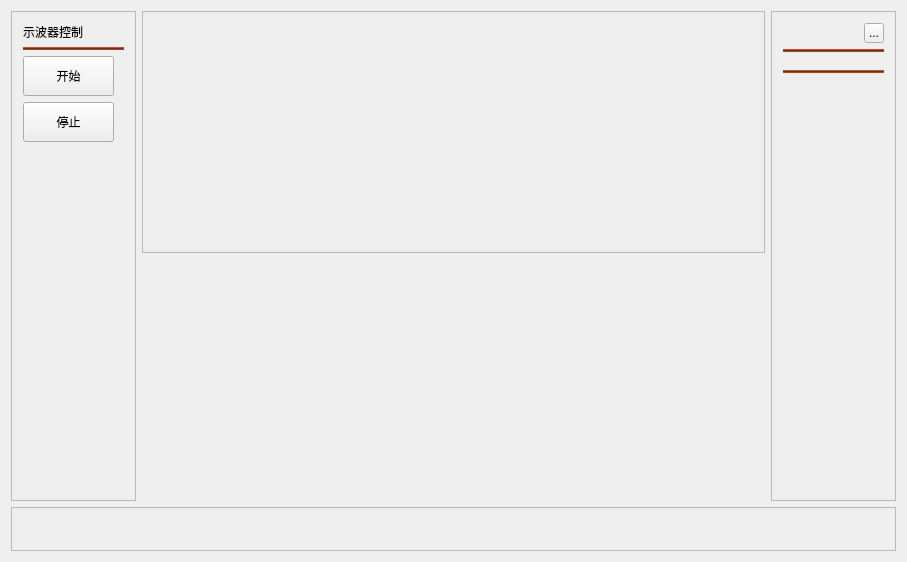
<?xml version="1.0" encoding="UTF-8"?>
<ui version="4.0">
 <class>OscWidget</class>
 <widget class="QWidget" name="OscWidget">
  <property name="geometry">
   <rect>
    <x>0</x>
    <y>0</y>
    <width>907</width>
    <height>562</height>
   </rect>
  </property>
  <property name="windowTitle">
   <string>OscWidget</string>
  </property>
  <layout class="QVBoxLayout" name="verticalLayout_4">
   <item>
    <layout class="QHBoxLayout" name="horizontalLayout_5" stretch="1,5,1">
     <item>
      <widget class="QFrame" name="oscLeftFrame">
       <property name="styleSheet">
        <string notr="true"/>
       </property>
       <property name="frameShape">
        <enum>QFrame::StyledPanel</enum>
       </property>
       <property name="frameShadow">
        <enum>QFrame::Raised</enum>
       </property>
       <layout class="QVBoxLayout" name="verticalLayout">
        <item>
         <widget class="QLabel" name="label_3">
          <property name="text">
           <string>示波器控制</string>
          </property>
         </widget>
        </item>
        <item>
         <widget class="QFrame" name="frame_5">
          <property name="styleSheet">
           <string notr="true">background-color: rgb(166, 68, 41);</string>
          </property>
          <property name="frameShape">
           <enum>QFrame::HLine</enum>
          </property>
          <property name="frameShadow">
           <enum>QFrame::Raised</enum>
          </property>
         </widget>
        </item>
        <item>
         <widget class="QPushButton" name="startOscAcqBtn">
          <property name="sizePolicy">
           <sizepolicy hsizetype="Fixed" vsizetype="Fixed">
            <horstretch>0</horstretch>
            <verstretch>0</verstretch>
           </sizepolicy>
          </property>
          <property name="minimumSize">
           <size>
            <width>80</width>
            <height>40</height>
           </size>
          </property>
          <property name="maximumSize">
           <size>
            <width>91</width>
            <height>51</height>
           </size>
          </property>
          <property name="focusPolicy">
           <enum>Qt::StrongFocus</enum>
          </property>
          <property name="text">
           <string>开始</string>
          </property>
          <property name="icon">
           <iconset resource="../../FCS.qrc">
            <normaloff>:/MainWindow/Resources/Images/MainWindow/start.png</normaloff>:/MainWindow/Resources/Images/MainWindow/start.png</iconset>
          </property>
          <property name="flat">
           <bool>false</bool>
          </property>
         </widget>
        </item>
        <item>
         <widget class="QPushButton" name="stopOscAcqBtn">
          <property name="sizePolicy">
           <sizepolicy hsizetype="Fixed" vsizetype="Fixed">
            <horstretch>0</horstretch>
            <verstretch>0</verstretch>
           </sizepolicy>
          </property>
          <property name="minimumSize">
           <size>
            <width>80</width>
            <height>40</height>
           </size>
          </property>
          <property name="maximumSize">
           <size>
            <width>91</width>
            <height>51</height>
           </size>
          </property>
          <property name="focusPolicy">
           <enum>Qt::StrongFocus</enum>
          </property>
          <property name="text">
           <string>停止</string>
          </property>
          <property name="icon">
           <iconset resource="../../FCS.qrc">
            <normaloff>:/MainWindow/Resources/Images/MainWindow/stop.png</normaloff>:/MainWindow/Resources/Images/MainWindow/stop.png</iconset>
          </property>
          <property name="flat">
           <bool>false</bool>
          </property>
         </widget>
        </item>
        <item>
         <spacer name="verticalSpacer">
          <property name="orientation">
           <enum>Qt::Vertical</enum>
          </property>
          <property name="sizeHint" stdset="0">
           <size>
            <width>20</width>
            <height>40</height>
           </size>
          </property>
         </spacer>
        </item>
       </layout>
      </widget>
     </item>
     <item>
      <layout class="QVBoxLayout" name="verticalLayout_2">
       <item>
        <widget class="QFrame" name="frame">
         <property name="styleSheet">
          <string notr="true"/>
         </property>
         <property name="frameShape">
          <enum>QFrame::StyledPanel</enum>
         </property>
         <property name="frameShadow">
          <enum>QFrame::Raised</enum>
         </property>
         <layout class="QHBoxLayout" name="horizontalLayout">
          <item>
           <spacer name="horizontalSpacer">
            <property name="orientation">
             <enum>Qt::Horizontal</enum>
            </property>
            <property name="sizeHint" stdset="0">
             <size>
              <width>553</width>
              <height>20</height>
             </size>
            </property>
           </spacer>
          </item>
         </layout>
        </widget>
       </item>
       <item>
        <widget class="QwtPlot" name="oscPlot"/>
       </item>
      </layout>
     </item>
     <item>
      <widget class="QFrame" name="toolFrame">
       <property name="styleSheet">
        <string notr="true"/>
       </property>
       <property name="frameShape">
        <enum>QFrame::StyledPanel</enum>
       </property>
       <property name="frameShadow">
        <enum>QFrame::Raised</enum>
       </property>
       <layout class="QVBoxLayout" name="verticalLayout_3">
        <item>
         <layout class="QHBoxLayout" name="horizontalLayout_3">
          <item>
           <spacer name="horizontalSpacer_3">
            <property name="orientation">
             <enum>Qt::Horizontal</enum>
            </property>
            <property name="sizeHint" stdset="0">
             <size>
              <width>40</width>
              <height>20</height>
             </size>
            </property>
           </spacer>
          </item>
          <item>
           <widget class="QToolButton" name="propertyBtn">
            <property name="minimumSize">
             <size>
              <width>20</width>
              <height>20</height>
             </size>
            </property>
            <property name="maximumSize">
             <size>
              <width>20</width>
              <height>20</height>
             </size>
            </property>
            <property name="styleSheet">
             <string notr="true"/>
            </property>
            <property name="text">
             <string>...</string>
            </property>
            <property name="icon">
             <iconset resource="../../FCS.qrc">
              <normaloff>:/MainWindow/Resources/Images/MainWindow/settings.png</normaloff>:/MainWindow/Resources/Images/MainWindow/settings.png</iconset>
            </property>
            <property name="iconSize">
             <size>
              <width>32</width>
              <height>32</height>
             </size>
            </property>
           </widget>
          </item>
         </layout>
        </item>
        <item>
         <widget class="QFrame" name="frame_6">
          <property name="styleSheet">
           <string notr="true">background-color: rgb(166, 68, 41);</string>
          </property>
          <property name="frameShape">
           <enum>QFrame::HLine</enum>
          </property>
          <property name="frameShadow">
           <enum>QFrame::Raised</enum>
          </property>
         </widget>
        </item>
        <item>
         <widget class="WheelBox" name="xScalewheelBox" native="true"/>
        </item>
        <item>
         <widget class="WheelBox" name="yScalewheelBox" native="true"/>
        </item>
        <item>
         <widget class="QFrame" name="frame_7">
          <property name="styleSheet">
           <string notr="true">background-color: rgb(166, 68, 41);</string>
          </property>
          <property name="frameShape">
           <enum>QFrame::HLine</enum>
          </property>
          <property name="frameShadow">
           <enum>QFrame::Raised</enum>
          </property>
         </widget>
        </item>
        <item>
         <widget class="WheelBox" name="xMarkwheelBox" native="true">
          <zorder>yScalewheelBox</zorder>
         </widget>
        </item>
        <item>
         <widget class="WheelBox" name="yMarkwheelBox" native="true"/>
        </item>
        <item>
         <spacer name="verticalSpacer_3">
          <property name="orientation">
           <enum>Qt::Vertical</enum>
          </property>
          <property name="sizeHint" stdset="0">
           <size>
            <width>20</width>
            <height>444</height>
           </size>
          </property>
         </spacer>
        </item>
       </layout>
      </widget>
     </item>
    </layout>
   </item>
   <item>
    <widget class="QFrame" name="botFrame">
     <property name="styleSheet">
      <string notr="true"/>
     </property>
     <property name="frameShape">
      <enum>QFrame::StyledPanel</enum>
     </property>
     <property name="frameShadow">
      <enum>QFrame::Raised</enum>
     </property>
     <layout class="QHBoxLayout" name="horizontalLayout_2">
      <item>
       <spacer name="horizontalSpacer_2">
        <property name="orientation">
         <enum>Qt::Horizontal</enum>
        </property>
        <property name="sizeHint" stdset="0">
         <size>
          <width>688</width>
          <height>20</height>
         </size>
        </property>
       </spacer>
      </item>
     </layout>
    </widget>
   </item>
  </layout>
 </widget>
 <layoutdefault spacing="6" margin="11"/>
 <customwidgets>
  <customwidget>
   <class>QwtPlot</class>
   <extends>QFrame</extends>
   <header>qwt_plot.h</header>
   <container>1</container>
  </customwidget>
  <customwidget>
   <class>WheelBox</class>
   <extends>QWidget</extends>
   <header>Ui/Library/WheelBox.h</header>
   <container>1</container>
  </customwidget>
 </customwidgets>
 <resources>
  <include location="../../FCS.qrc"/>
 </resources>
 <connections/>
</ui>
